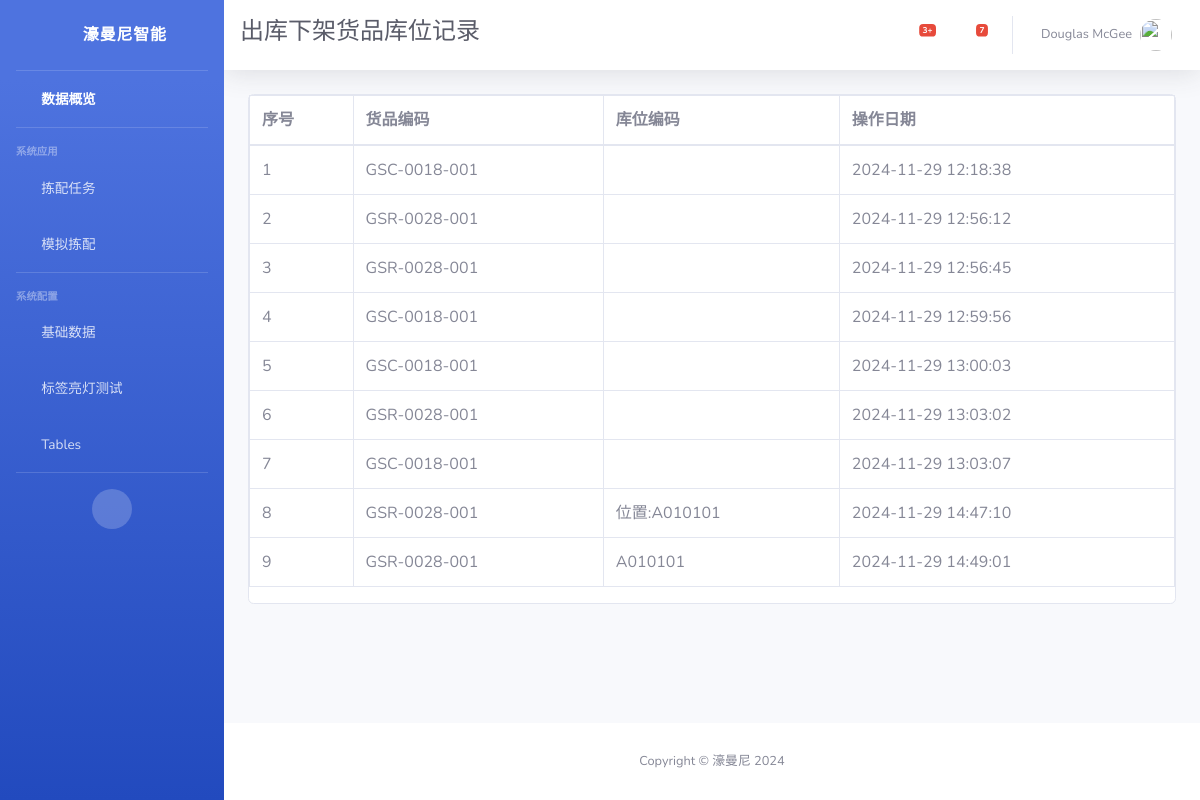
/pda/stock_out_record_list/, run on the app's committed database.
### pda/models.py (models this page shows, shortened)
class StockOutRecord(models.Model):
    goods_code = models.CharField(max_length=50, blank=True, null=True, verbose_name='货物编码')
    location_code = models.CharField(max_length=32, blank=True, null=True, verbose_name='库位编号')
    create_time = models.DateTimeField(auto_now_add=True, verbose_name='创建时间')
    class Meta:
        verbose_name = '出库下架记录'
        verbose_name_plural = verbose_name

### pda/views.py (the view)
# urls.py: path('stock_out_record_list/', views.StockOutRecordListView.as_view(), name='stock_out_record_list'),
class StockOutRecordListView(ListView):
    model = StockOutRecord
    template_name = 'pda/stock_out_record_list.html'
    context_object_name = 'records'
    extra_context = {
        'menu_title': '出库下架货品库位记录',
    }

### pda/templates/pda/stock_out_record_list.html
{% extends "base.html" %}
{% block page_content %}
    <div class="card">
        <div>
            <table class="table table-bordered" id="dataTable" width="100%" cellspacing="0">
                <thead>
                <tr>
                    <th>序号</th>
                    <th>货品编码</th>
                    <th>库位编码</th>
                    <th>操作日期</th>
                </tr>
                </thead>
                <tbody>
                {% for record in records %}
                    <tr>
                        <td>{{ forloop.counter }}</td>
                        <td>{{ record.goods_code }}</td>
                        <td>{{ record.location_code }}</td>
                        <td>{{ record.create_time | date:"Y-m-d H:i:s" }}</td>
                    </tr>
                {% endfor %}
                </tbody>
            </table>
        </div>
    </div>
{% endblock %}

### data on the page
StockOutRecord: goods_code "GSC-0018-001", create_time "2024-11-29 12:18:38"
StockOutRecord: goods_code "GSR-0028-001", create_time "2024-11-29 12:56:12"
StockOutRecord: goods_code "GSR-0028-001", create_time "2024-11-29 12:56:45"
StockOutRecord: goods_code "GSC-0018-001", create_time "2024-11-29 12:59:56"
StockOutRecord: goods_code "GSC-0018-001", create_time "2024-11-29 13:00:03"
StockOutRecord: goods_code "GSR-0028-001", create_time "2024-11-29 13:03:02"
StockOutRecord: goods_code "GSC-0018-001", create_time "2024-11-29 13:03:07"
StockOutRecord: goods_code "GSR-0028-001", location_code "位置:A010101", create_time "2024-11-29 14:47:10"
StockOutRecord: goods_code "GSR-0028-001", location_code "A010101", create_time "2024-11-29 14:49:01"

### other printed values
{{ menu_title | default:'濠曼尼智能亮灯拣配系统' }} "出库下架货品库位记录"
